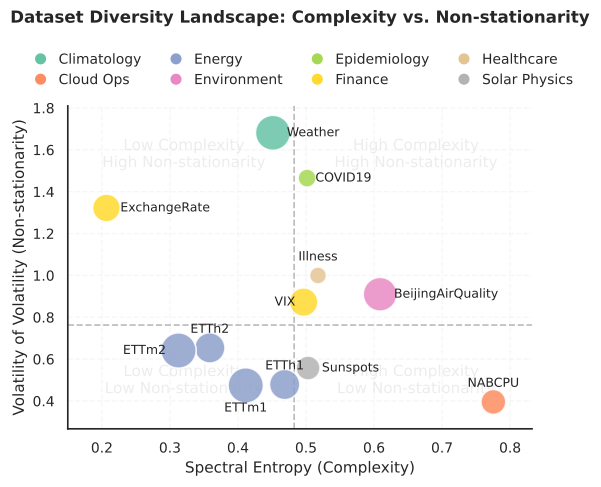

Write Python code to recreate this figure.
import pandas as pd
import matplotlib.pyplot as plt
import seaborn as sns
import numpy as np
from io import StringIO
from matplotlib.lines import Line2D

# 1. Embedded CSV (heterogeneity ranking snapshot)
csv_data = """rank,dataset,domain,frequency,T,C,ADF_p,spectral_entropy,VoV,rank_H_s,rank_VoV,score
1,Illness,Healthcare,1 Week,966,7,0.0722,0.5176,0.9995,10,9,19
2,BeijingAirQuality,Environment,1 Hour,36000,7,0.0000,0.6089,0.9100,11,8,19
3,COVID19,Epidemiology,1 Day,1143,8,0.0438,0.5016,1.4648,8,11,19
4,Weather,Climatology,10 Min,52696,21,0.0033,0.4514,1.6813,5,12,17
5,VIX,Finance,1 Day,9165,1,0.0000,0.4965,0.8722,7,7,14
6,NABCPU,Cloud Ops,5 Min,4031,3,0.1374,0.7754,0.3955,12,1,13
7,Sunspots,Solar Physics,1 Month,3327,1,0.0002,0.5030,0.5573,9,4,13
8,ExchangeRate,Finance,1 Day,7588,8,0.5499,0.2067,1.3221,1,10,11
9,ETTh1,Energy,1 Hour,14400,7,0.0165,0.4686,0.4786,6,3,9
10,ETTh2,Energy,1 Hour,14400,7,0.0249,0.3586,0.6536,3,6,9
11,ETTm2,Energy,15 Min,57600,7,0.0249,0.3126,0.6411,2,5,7
12,ETTm1,Energy,15 Min,57600,7,0.0165,0.4114,0.4743,4,2,6"""

df = pd.read_csv(StringIO(csv_data))

# 2. Matplotlib defaults for publication PDFs
sns.set_theme(style="whitegrid", font_scale=1.0, rc={
    "font.family": "sans-serif",
    "font.sans-serif": ["Arial", "Helvetica", "DejaVu Sans"],
    "font.size": 11,
    "axes.labelsize": 11,
    "axes.titlesize": 12,
    "axes.titleweight": "bold",
    "xtick.labelsize": 10,
    "ytick.labelsize": 10,
    "legend.fontsize": 10,
    "legend.title_fontsize": 11,
    "axes.edgecolor": ".15",
    "grid.linestyle": "--",
    "axes.linewidth": 1.2,
    "figure.dpi": 300,
    "axes.facecolor": "white",
    "figure.facecolor": "white",
    "pdf.fonttype": 42,
    "ps.fonttype": 42,
})

# 3. Figure
fig, ax = plt.subplots(figsize=(6.0, 5), dpi=300)

# Bubble area scales with log10(T)
t_log = np.log10(df['T'])
sizes = 150 + ((t_log - t_log.min()) / (t_log.max() - t_log.min())) * 500

# Color by domain (Set2)
domain_order = sorted(df['domain'].unique())
palette_colors = sns.color_palette("Set2", n_colors=len(domain_order)).as_hex()
domain_palette = {d: c for d, c in zip(domain_order, palette_colors)}

x = df['spectral_entropy']
y = df['VoV']

# Median crosshairs + quadrant watermark labels
x_mid = x.median()
y_mid = y.median()

ax.axvline(x_mid, color='#AAAAAA', linestyle='--', linewidth=1.2, zorder=1, alpha=0.8)
ax.axhline(y_mid, color='#AAAAAA', linestyle='--', linewidth=1.2, zorder=1, alpha=0.8)

# Legend is above the axes, so corners stay symmetric in axes coordinates
watermark_kwargs = dict(fontsize=11, color='#999999', alpha=0.18, ha='center', va='center', zorder=0)
ax.text(0.25, 0.85, 'Low Complexity\nHigh Non-stationarity', transform=ax.transAxes, **watermark_kwargs)
ax.text(0.75, 0.85, 'High Complexity\nHigh Non-stationarity', transform=ax.transAxes, **watermark_kwargs)
ax.text(0.25, 0.15, 'Low Complexity\nLow Non-stationarity', transform=ax.transAxes, **watermark_kwargs)
ax.text(0.75, 0.15, 'High Complexity\nLow Non-stationarity', transform=ax.transAxes, **watermark_kwargs)
# ---------------------------------------------------

# 4. Scatter
scatter = ax.scatter(
    x, y,
    s=sizes,
    c=df['domain'].map(domain_palette),
    alpha=0.85,
    edgecolor='white', 
    linewidth=1.2,
    zorder=3,
)

# Tight limits with padding
x_pad = (x.max() - x.min()) * 0.1
y_pad = (y.max() - y.min()) * 0.1
ax.set_xlim(x.min() - x_pad, x.max() + x_pad)
ax.set_ylim(y.min() - y_pad, y.max() + y_pad)

# 5. Dataset name labels (per-dataset positions)
label_positions = {
    "Weather":        {"xytext": (10, 0), "ha": "left", "va": "center"},
    "COVID19":        {"xytext": (6, 0), "ha": "left", "va": "center"},
    "ExchangeRate":   {"xytext": (10, 0), "ha": "left", "va": "center"},
    "VIX":            {"xytext": (-6, 0), "ha": "right", "va": "center"},
    "BeijingAirQuality": {"xytext": (10, 0), "ha": "left", "va": "center"},
    "ETTm2":          {"xytext": (-9, 0), "ha": "right", "va": "center"},
    "ETTm1":          {"xytext": (0, -12), "ha": "center", "va": "top"},
    "Sunspots":       {"xytext": (10, 0), "ha": "left", "va": "center"},
}
default_style = {"xytext": (0, 9), "ha": "center", "va": "bottom"}

for i in range(df.shape[0]):
    ds = df['dataset'].iloc[i]
    style = label_positions.get(ds, default_style)
    ax.annotate(
        ds,
        (x.iloc[i], y.iloc[i]),
        xytext=style["xytext"],
        textcoords='offset points',
        fontsize=9,
        fontweight='normal',
        color='#222222',
        ha=style["ha"],
        va=style["va"],
        zorder=4
    )

# 6. Axis labels and title (extra pad leaves room for the legend below the title)
ax.set_xlabel('Spectral Entropy (Complexity)')
ax.set_ylabel('Volatility of Volatility (Non-stationarity)')
ax.set_title('Dataset Diversity Landscape: Complexity vs. Non-stationarity', pad=60)

ax.grid(axis='both', alpha=0.3, zorder=0, color='#E0E0E0')
ax.spines['top'].set_visible(False)
ax.spines['right'].set_visible(False)
ax.spines['left'].set_linewidth(1.2)
ax.spines['bottom'].set_linewidth(1.2)

# 7. Legend above the plot, horizontal layout
legend_handles = [
    Line2D([0], [0], marker='o', color='none', label=domain, 
           markerfacecolor=domain_palette[domain], markeredgecolor='white', 
           markersize=9, markeredgewidth=1)
    for domain in domain_order
]

leg = ax.legend(
    handles=legend_handles,
    loc='lower center',
    bbox_to_anchor=(0.5, 1.02),
    ncol=4,
    frameon=False,
    fontsize=10,
    columnspacing=1.5,
    handletextpad=0.3,
)

plt.tight_layout()

# 8. Save
plt.savefig('dataset_landscape.pdf', format='pdf', bbox_inches='tight')
plt.show()
